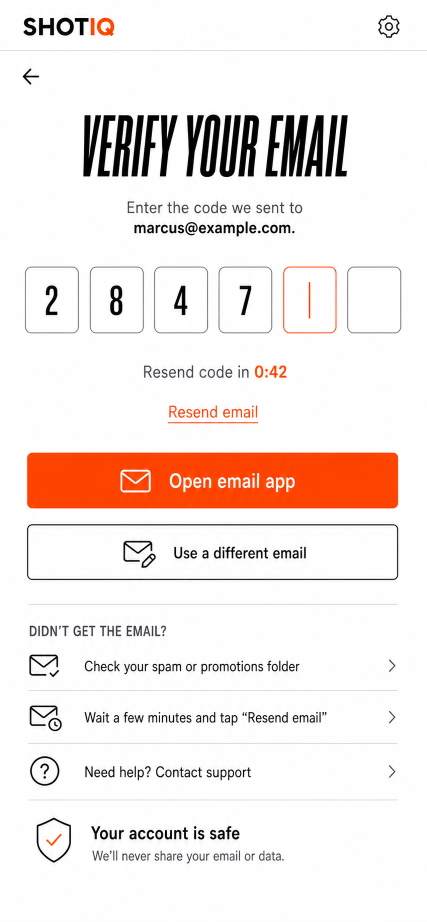
#> input picture basketball-analysis/docs/shotiq/grading/canonical/005-verify-email.png, 853 x 1844 px (shown at 1/2 size)
$ python r43-refute.py ../canonical/005-verify-email.png
#> lines starting #> are read from the running program, lines starting #| are printed output that depends on the picture
"""Round 43's refuting measurements — RUN BEFORE report005 (rule 102).

Grade 28 named, with tolerances:
  D1 hands   vertical-arm 50% crossing column: -0.870 -> within +/-0.15 of
             canonical 109.338; whole-column SSD registration -0.875 -> +/-0.15
  D2 ring    R_out -0.337 -> toward 0; LL_out +0.194 -> toward 0 WITHOUT
             passing -0.25 (that would be a size overshoot)
  D3 ring    T_out +0.247 and B_out +0.303 must BOTH move up ~0.275 and BOTH
             land within +/-0.10 of canonical.  If only one lands, the defect is
             a size error and `ry` is implicated, not `cy`.

FIXED 0.5 COVERAGE LEVEL, not a fraction of the local peak. Grade 28's own
instrument bug is the reason: an unsharp mask is antisymmetric on a step, so a
fixed level is preserved across canonical's sharpening and a fraction-of-peak
level is not — canonical's core overshoots to coverage 1.194, which makes a
fraction-of-peak crossing read a thin stroke narrow. Three levels of that
estimator gave it 19% / 13% / 6% on one quantity.

Written here; shares no code with grade 28's g28 scripts.
"""
import sys
import numpy as np
from PIL import Image

CANON = "docs/shotiq/grading/canonical/005-verify-email.png"

# helpIcon2's window, and the ring centre in device px (cx 18.74, cy ~18.3 in a
# 66.3 x 61.8 box at bx 58.24, by 1403.15 -> sx 2.7625, sy 2.575)
WIN = (1400, 1472, 40, 140)


def lum(p):
#> called with p = '../canonical/005-verify-email.png'
    return np.asarray(Image.open(p).convert("RGB"), dtype=np.float64).mean(axis=2)
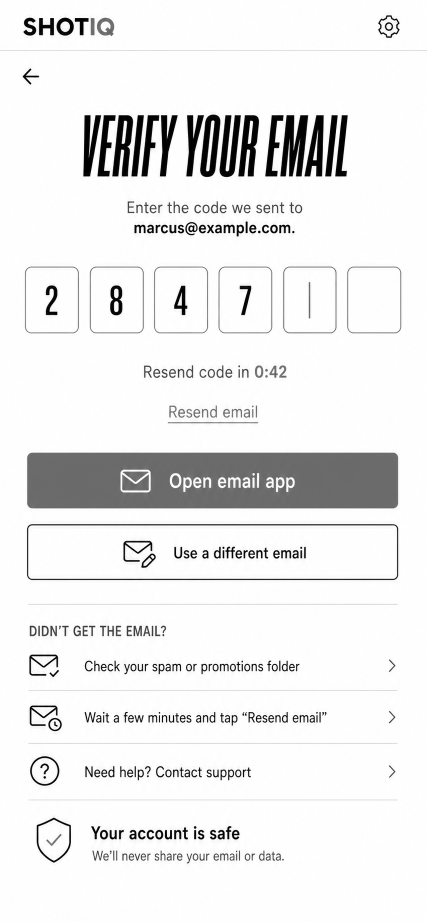
#> returned value: shape (1844, 853) float64 (shown at 1/2 size); min 0, max 255, mean 234.5


def cov(a, r0, r1, c0, c1):
    """coverage 0..1 against the window's paper, WITHOUT normalising by the peak
       — a fixed level only means the same thing on both rasters if the scale is
       the paper/ink pair and not each image's own maximum"""
    w = a[r0:r1, c0:c1]
    paper = np.percentile(w, 97)
    ink = np.percentile(w, 1)
    return np.clip((paper - w) / max(paper - ink, 1e-9), 0, 1)


def lvl_cross(prof, level, rising, lo, hi):
    """first (rising) or last (falling) crossing of an ABSOLUTE level, linearly
       interpolated, searched only inside [lo,hi) so a neighbouring feature
       cannot claim the crossing"""
    seg = prof[lo:hi]
    idx = np.where(seg >= level)[0]
    if len(idx) == 0:
        return None
    if rising:
        i = idx[0]
        if i == 0:
            return lo + i
        return lo + i - (seg[i] - level) / max(seg[i] - seg[i - 1], 1e-9)
    i = idx[-1]
    if i + 1 >= len(seg):
        return lo + i
    return lo + i + (seg[i] - level) / max(seg[i] - seg[i + 1], 1e-9)


def ring_edges(A, label):
    """T_out / B_out from a column strip through the ring centre;
       R_out from a row strip; all at coverage 0.5"""
    c = cov(A, *WIN)
    r0, _, c0, _ = WIN
    # ring centre, located on the render's own ink so both images use one window
    cy_px = 1435.4 + 13.1   # between grade 28's canonical T_out and B_out
    col = int(round(58.24 + 18.74 * 2.7625)) - c0
    row = int(round(cy_px)) - r0
    colprof = c[:, col - 1:col + 2].mean(axis=1)
    rowprof = c[row - 1:row + 2, :].mean(axis=0)
    T = lvl_cross(colprof, 0.5, True, 28, 44)      # top wall of the dial
    B = lvl_cross(colprof, 0.5, False, 52, 68)     # bottom wall
    R = lvl_cross(rowprof, 0.5, False, 74, 92)     # right wall
    return T, B, R


def hands_col(A):
    """the vertical arm's 50% crossing column, over the rows the arm spans"""
    c = cov(A, *WIN)
    r0, _, c0, _ = WIN
    # rows 1446..1449 only, and the search floor is 63 NOT 60: at 60 the render
    # is still inside the ring's LEFT WALL (ink at cols 57-60 against canonical's
    # 57-59) and the rising crossing latches onto the wall instead of the arm,
    # which returned -7.915 before this was diagnosed. The arm is at 67-70/68-70.
    band = c[1446 - r0:1450 - r0, :].mean(axis=0)
    return lvl_cross(band, 0.5, True, 63, 78)


def hands_ssd(R, C):
    """sub-pixel SSD registration of the whole column profile over the hands'
       rows — no level, no fraction, no peak, no centroid, no segmentation"""
    r0, _, c0, _ = WIN
    # cols 63..78 for the same reason — 55 would put both ring walls in the
    # profile and register the RING, which is not what D1 moves.
    a = cov(R, *WIN)[1446 - r0:1450 - r0, 63:78]. mean(axis=0)
    b = cov(C, *WIN)[1446 - r0:1450 - r0, 63:78].mean(axis=0)
    x = np.arange(len(a))
    best = bd = None
    for d in np.arange(-2.5, 2.5001, 0.005):
        e = float(((np.interp(x, x + d, a) - b) ** 2).sum())
        if best is None or e < best:
            best, bd = e, d
    return bd


R = lum(sys.argv[1])
C = lum(CANON)
print(f"\n{sys.argv[1]}\n")
tR, bR, rR = ring_edges(R, "render")
#> in cov, `w = a[r0:r1, c0:c1]`:
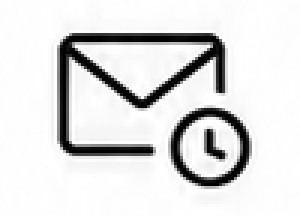
#> w: shape (72, 100) float64 (shown 3 times larger); min 0, max 255, mean 222.3
#> in cov, `paper = np.percentile(w, 97)`: paper = 255
#> in cov, `ink = np.percentile(w, 1)`: ink = 0
#> in cov, `return np.clip((paper - w) / max(paper - ink, 1e-9), 0, 1)`:
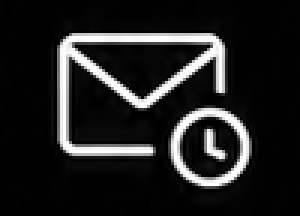
#> returned value: shape (72, 100) float64 (shown 3 times larger); min 0, max 1, mean 0.128
#> in ring_edges, `colprof = c[:, col - 1:col + 2].mean(axis=1)`: colprof = 72 values, max 1 at index 13, min 0 at index 32, mean 0.297
#> in ring_edges, `rowprof = c[row - 1:row + 2, :].mean(axis=0)`: rowprof = 100 values, max 1 at index 58, min 0 at index 14, mean 0.26
#> in lvl_cross, `seg = prof[lo:hi]`: seg = [0.0688, 0.0697, 0.0501, 0.00261, 0, 0.00392, 0.00131, 0.157, 0.891, 0.993, 0.786, 0.0601, 0, 0.00392, 0.0702, 0.58]
#> in lvl_cross, `idx = np.where(seg >= level)[0]`: idx = [8, 9, 10, 15]
#> in lvl_cross, `i = idx[0]`: i = 8
#> in ring_edges, `T = lvl_cross(colprof, 0.5, True, 28, 44)`: T = 35.47
#> in ring_edges, `B = lvl_cross(colprof, 0.5, False, 52, 68)`: B = 61.7
#> in ring_edges, `R = lvl_cross(rowprof, 0.5, False, 74, 92)`: R = 82.84
#> tR = 35.47; bR = 61.7; rR = 82.84
tC, bC, rC = ring_edges(C, "canon")
#> tC = 35.47; bC = 61.7; rC = 82.84
f = lambda v: "None" if v is None else f"{v:+.3f}"
print("D3 ring vertical — T_out and B_out must BOTH land within +/-0.10")
print(f"   T_out  {f(tR - tC if None not in (tR, tC) else None)}"
      f"    B_out  {f(bR - bC if None not in (bR, bC) else None)}")
#|    T_out  +0.000    B_out  +0.000
print("D2 ring horizontal — R_out toward 0; LL/left must not pass -0.25")
print(f"   R_out  {f(rR - rC if None not in (rR, rC) else None)}")
#|    R_out  +0.000
hR, hC = hands_col(R), hands_col(C)
#> in hands_col, `band = c[1446 - r0:1450 - r0, :].mean(axis=0)`: band = 100 values, max 1 at index 58, min 0 at index 55, mean 0.23
#> hR = 67.89; hC = 67.89
print("\nD1 hands — 50% crossing column within +/-0.15, SSD within +/-0.15")
print(f"   crossing {f(hR - hC if None not in (hR, hC) else None)}"
      f"    SSD {hands_ssd(R, C):+.3f}")
#> in hands_ssd, `a = cov(R, *WIN)[1446 - r0:1450 - r0, 63:78]. mean(axis=0)`: a = [0.0157, 0.00686, 0.0232, 0, 0.0477, 0.553, 0.996, 0.901, 0.462, 0.0791, 0.0598, 0.0199, 0.0212, 0.0265, 0.0373]
#> in hands_ssd, `b = cov(C, *WIN)[1446 - r0:1450 - r0, 63:78].mean(axis=0)`: b has the same summary as a
#> in hands_ssd, `x = np.arange(len(a))`: x = [0, 1, 2, 3, 4, 5, 6, 7, 8, 9, 10, 11, 12, 13, 14]
#> the loop in hands_ssd, `for d in np.arange(-2.5, 2.5001, 0.005):` made 1001 passes
#> (e, best, bd) on passes 1 to 12: (2.91, 2.91, -2.5), (2.9, 2.9, -2.5), (2.89, 2.89, -2.49), (2.89, 2.89, -2.49), (2.88, 2.88, -2.48), (2.87, 2.87, -2.48), (2.87, 2.87, -2.47), (2.86, 2.86, -2.47), (2.85, 2.85, -2.46), (2.85, 2.85, -2.46), (2.84, 2.84, -2.45), (2.84, 2.84, -2.45)
#> after the loop in hands_ssd, `for d in np.arange(-2.5, 2.5001, 0.005):`: bd = -5.33e-14; best = 2.29e-27
#|    crossing +0.000    SSD -0.000
